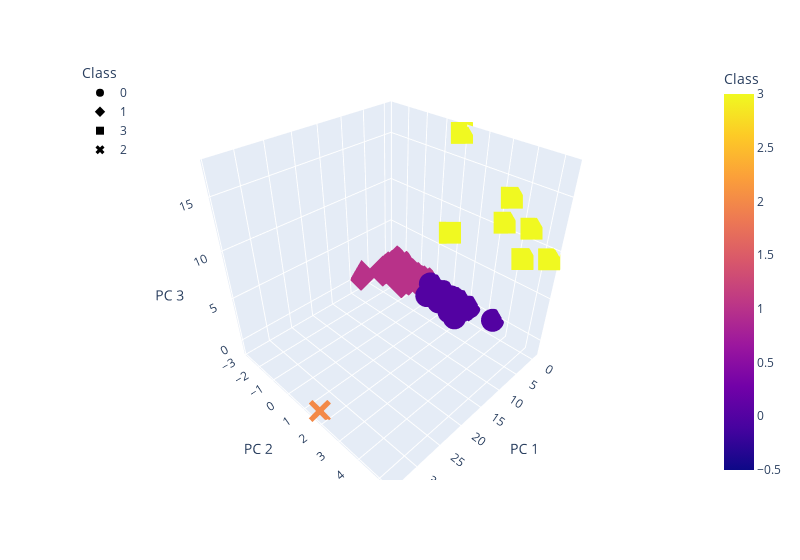

The code cell stored with this chart in its notebook:
### Markdown cell above
### Deliverable 4: Visualizing Cryptocurrencies Results

#### 3D-Scatter with Clusters

### Code cell
# Creating a 3D-Scatter with the PCA data and the clusters
fig = px.scatter_3d(
    clustered_df,
    x="PC 1",
    y="PC 2",
    z="PC 3",
    hover_name="CoinName",
    color="Class",
    symbol="Class",
    width=800,
)
fig.update_layout(legend=dict(x=0, y=1))
fig.show()

### Figure 1 — Plotly figure (JSON) as saved in the notebook; plotly's stock layout.template omitted (floating-point values rounded to 4 significant figures; data arrays with more than 128 entries replaced by an {"elided": "..."} marker saying what was removed)
{"data": [{"hovertemplate": "<b>%{hovertext}</b><br><br>Class=%{marker.color}<br>PC 1=%{x}<br>PC 2=%{y}<br>PC 3=%{z}<extra></extra>", "hovertext": {"elided": "286 str values"}, "legendgroup": "0", "marker": {"color": {"elided": "286 int values"}, "coloraxis": "coloraxis", "symbol": "circle"}, "mode": "markers", "name": "0", "scene": "scene", "showlegend": true, "type": "scatter3d", "x": {"elided": "286 float values"}, "y": {"elided": "286 float values"}, "z": {"elided": "286 float values"}}, {"hovertemplate": "<b>%{hovertext}</b><br><br>Class=%{marker.color}<br>PC 1=%{x}<br>PC 2=%{y}<br>PC 3=%{z}<extra></extra>", "hovertext": {"elided": "239 str values"}, "legendgroup": "1", "marker": {"color": {"elided": "239 int values"}, "coloraxis": "coloraxis", "symbol": "diamond"}, "mode": "markers", "name": "1", "scene": "scene", "showlegend": true, "type": "scatter3d", "x": {"elided": "239 float values"}, "y": {"elided": "239 float values"}, "z": {"elided": "239 float values"}}, {"hovertemplate": "<b>%{hovertext}</b><br><br>Class=%{marker.color}<br>PC 1=%{x}<br>PC 2=%{y}<br>PC 3=%{z}<extra></extra>", "hovertext": ["Vechain", "BiblePay", "LitecoinCash", "Poa Network", "Acute Angle Cloud", "Fiii", "Waves"], "legendgroup": "3", "marker": {"color": [3, 3, 3, 3, 3, 3, 3], "coloraxis": "coloraxis", "symbol": "square"}, "mode": "markers", "name": "3", "scene": "scene", "showlegend": true, "type": "scatter3d", "x": [4.488, -0.3198, -0.3305, -0.4346, -0.2106, -0.6082, -0.4415], "y": [1.636, 3.301, 3.445, 4.415, 4.301, 0.9265, 5.315], "z": [9.368, 10.93, 13.46, 11.37, 8.242, 17.49, 9.275]}, {"hovertemplate": "<b>%{hovertext}</b><br><br>Class=%{marker.color}<br>PC 1=%{x}<br>PC 2=%{y}<br>PC 3=%{z}<extra></extra>", "hovertext": ["BitTorrent"], "legendgroup": "2", "marker": {"color": [2], "coloraxis": "coloraxis", "symbol": "x"}, "mode": "markers", "name": "2", "scene": "scene", "showlegend": true, "type": "scatter3d", "x": [34.1], "y": [1.654], "z": [-1.261]}], "layout": {"coloraxis": {"colorbar": {"title": {"text": "Class"}}, "colorscale": [[0, "#0d0887"], [0.1111, "#46039f"], [0.2222, "#7201a8"], [0.3333, "#9c179e"], [0.4444, "#bd3786"], [0.5556, "#d8576b"], [0.6667, "#ed7953"], [0.7778, "#fb9f3a"], [0.8889, "#fdca26"], [1, "#f0f921"]]}, "legend": {"title": {"text": "Class"}, "tracegroupgap": 0, "x": 0, "y": 1}, "margin": {"t": 60}, "scene": {"domain": {"x": [0, 1], "y": [0, 1]}, "xaxis": {"title": {"text": "PC 1"}}, "yaxis": {"title": {"text": "PC 2"}}, "zaxis": {"title": {"text": "PC 3"}}}, "width": 800}}
